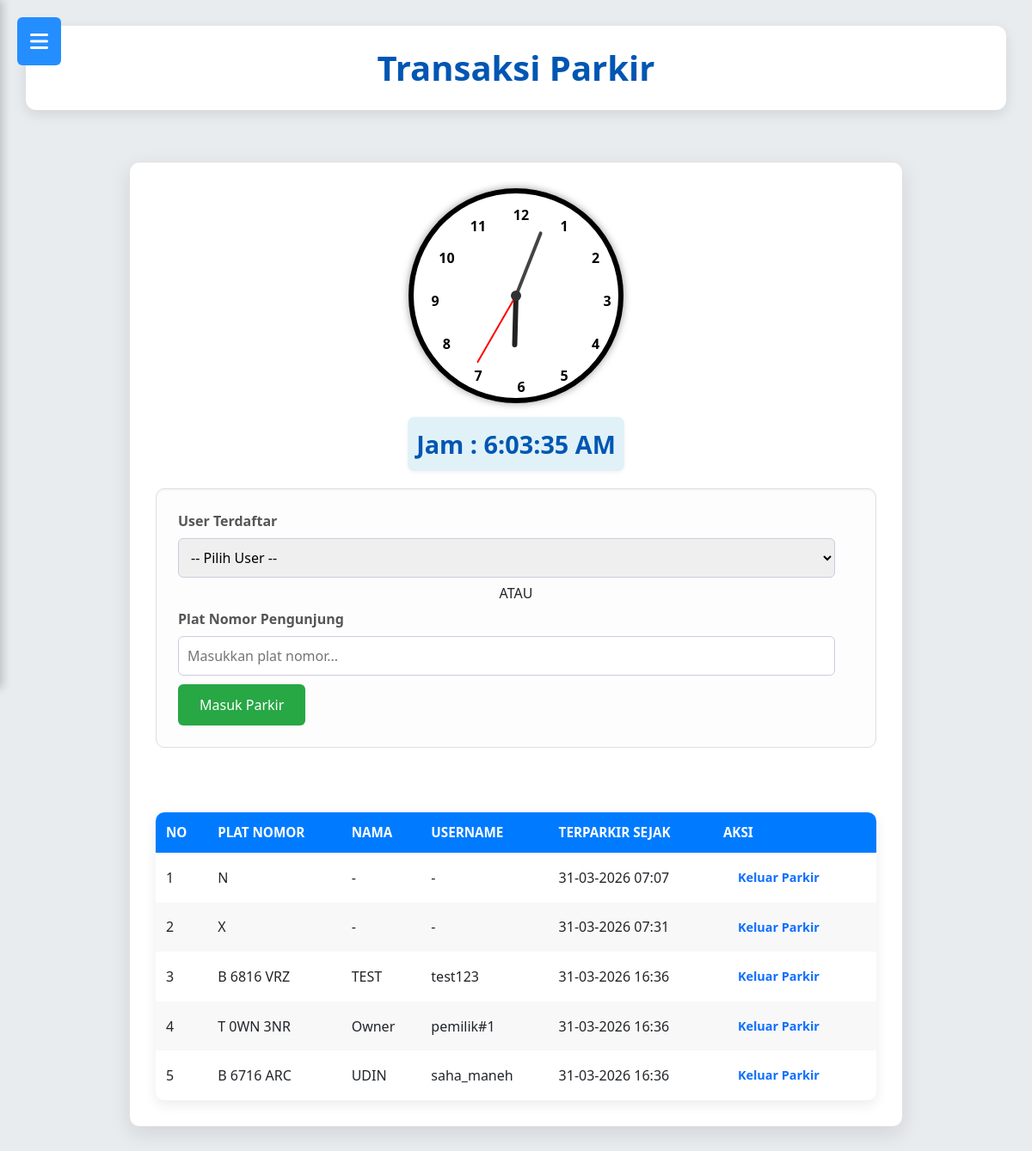
The app's page /transaksi_parkir.php (signed in) with its own data.
### tables this page shows
CREATE TABLE `tb_transaksi` (
  `id_parkir` int(11) NOT NULL,
  `id_kendaraan` int(11) DEFAULT NULL,
  `plat_nomor` varchar(20) DEFAULT NULL,
  `plat_nomor_tamu` varchar(15) DEFAULT NULL,
  `waktu_masuk` datetime NOT NULL,
  `waktu_keluar` datetime DEFAULT NULL,
  `id_tarif` int(11) DEFAULT NULL,
  `durasi_jam` int(5) NOT NULL,
  `biaya_total` decimal(10,0) NOT NULL,
  `status` enum('masuk','keluar') NOT NULL,
  `id_user` int(11) DEFAULT NULL,
  `id_area` int(11) DEFAULT NULL,
  `jenis_transaksi` enum('user','tamu') NOT NULL DEFAULT 'user'
);

CREATE TABLE `tb_user` (
  `id_user` int(11) NOT NULL,
  `nama_lengkap` varchar(50) NOT NULL,
  `username` varchar(50) NOT NULL,
  `password` varchar(100) NOT NULL,
  `role` enum('admin','petugas','owner') NOT NULL,
  `status_aktif` tinyint(1) NOT NULL
);

### transaksi_parkir.php (the view, shortened to what this page needs)
<?php
include 'koneksi_parkir.php';
$plat     = strtoupper(trim($_POST['plat_nomor'] ?? ''));
$data_parkir = $conn->query("
    SELECT
        t.id_parkir,
        t.waktu_masuk,
        COALESCE(k.plat_nomor, t.plat_nomor, t.plat_nomor_tamu) AS plat_nomor,
        u.nama_lengkap,
        u.username
    FROM tb_transaksi t
    LEFT JOIN tb_kendaraan k ON t.id_kendaraan = k.id_kendaraan
    LEFT JOIN tb_user u ON t.id_user = u.id_user
    WHERE t.status = 'masuk'
    ORDER BY t.waktu_masuk ASC
");
?>
<!DOCTYPE html>
<html lang="id">
<head>
    <link rel="stylesheet" href="desain_parkir.css">
    <link href="https://cdn.jsdelivr.net/npm/bootstrap@5.3.0/dist/css/bootstrap.min.css" rel="stylesheet">
    <link href="https://cdnjs.cloudflare.com/ajax/libs/font-awesome/6.4.2/css/all.min.css" rel="stylesheet">
    <link href="https://cdnjs.cloudflare.com/ajax/libs/font-awesome/6.4.0/css/all.min.css" rel="stylesheet">
    <link rel="stylesheet" href="https://cdnjs.cloudflare.com/ajax/libs/font-awesome/6.0.0-beta3/css/all.min.css">
    <link rel="stylesheet" href="https://cdnjs.cloudflare.com/ajax/libs/font-awesome/6.4.0/css/all.min.css">
    <link rel="stylesheet" href="https://cdn.datatables.net/1.13.4/css/jquery.dataTables.min.css">
</head>
<body>
<div class="wrapper">
    <?php include 'sidebar_parkiran.php'; ?>
    <main class="main-content">
    <header class="main-header">
        <h2>Transaksi Parkir</h2>
    </header>
    <div class="content-body">
     <div class="clock-container">
        <div class="analog-clock-wrapper">
            <div class="analog-clock" id="clock">
                <div class="hand hour" id="hourHand"></div>
                <div class="hand minute" id="minuteHand"></div>
                <div class="hand second" id="secondHand"></div>
                <div class="center-dot"></div>
     <div class="clock-number" data-number="1">1</div>
     <div class="clock-number" data-number="2">2</div>
     <div class="clock-number" data-number="3">3</div>
     <div class="clock-number" data-number="4">4</div>
     <div class="clock-number" data-number="5">5</div>
     <div class="clock-number" data-number="6">6</div>
     <div class="clock-number" data-number="7">7</div>
     <div class="clock-number" data-number="8">8</div>
     <div class="clock-number" data-number="9">9</div>
     <div class="clock-number" data-number="10">10</div>
     <div class="clock-number" data-number="11">11</div>
     <div class="clock-number" data-number="12">12</div>
    </div>
</div>
<div class="current-time-display">Jam : <span id="current-time"></span>
</div>
</div>
<form method="POST" class="form-transaksi" style="margin-bottom:20px;">
    <label>User Terdaftar</label>
    <select name="username">
        <option value="">-- Pilih User --</option>
    </select>
    <div style="text-align:center; margin:6px 0;">ATAU</div>
    <label>Plat Nomor Pengunjung</label>
    <input
        type="text"
        name="plat_nomor"
        placeholder="Masukkan plat nomor..."
        value="<?= htmlspecialchars($plat ?? '') ?>"
    >
    <button type="submit">Masuk Parkir</button>
</form>
<div class="empty-space"></div>
<table>
    <thead>
        <tr>
            <th>No</th>
            <th>Plat Nomor</th>
            <th>Nama</th>
            <th>Username</th>
            <th>Terparkir Sejak</th>
            <th>Aksi</th>
        </tr>
    </thead>
    <tbody>
    <?php $no = 1; ?>
    <?php if ($data_parkir && $data_parkir->num_rows > 0): ?>
        <?php while ($row = $data_parkir->fetch_assoc()): ?>
        <tr>
            <td><?= $no++ ?></td>
            <td><?= htmlspecialchars($row['plat_nomor'] ?? '-') ?></td>
            <td><?= htmlspecialchars($row['nama_lengkap'] ?? '-') ?></td>
            <td><?= htmlspecialchars($row['username'] ?? '-') ?></td>
            <td><?= date('d-m-Y H:i', strtotime($row['waktu_masuk'])) ?></td>
            <td>
                <a class="action-link"
                   href="?keluar=<?= $row['id_parkir'] ?>">
                   Keluar Parkir
                </a>
            </td>
        </tr>
        <?php endwhile; ?>
    <?php endif; ?>
    </tbody>
</table>
    </div>
    </main>
</div>
</body>
</html>

### desain_parkir.css (style rules this page uses)
body { font-family: 'Segoe UI', Tahoma, Geneva, Verdana, sans-serif; margin: 0; background-color: #e9ecef; color: #343a40; line-height: 1.6; display: flex; min-height: 100vh; }
.wrapper { display: flex; width: 100%; }
.empty-space { margin-bottom: 20px; margin-left: 10px; padding: 15px; }
:root { --sidebar-width: 250px; }
.main-content { flex-grow: 1; padding: 30px; background-color: #e9ecef; overflow-x: hidden; transition: margin-left 0.3s ease; margin-left: 0 !important; }
.main-header { background-color: #ffffff; padding: 25px 35px; border-radius: 12px; box-shadow: 0 5px 15px rgba(0,0,0,0.1); margin-bottom: 35px; text-align: center; }
.current-time-display { font-size:1.8em; font-weight:bold; color:#0056b3; text-align:center; margin-bottom:20px; padding:10px; background-color:#e0f2f7; border-radius:8px; box-shadow:0 2px 5px rgba(0,0,0,0.05) }
.clock-container { display: flex; flex-direction: column; align-items: center; gap: 1rem; }
.analog-clock-wrapper { width: 250px; height: 250px; position: relative; background-color: white; border-radius: 50%; border: 6px solid #000; box-shadow: 0 0 10px rgba(0, 0, 0, 0.4); }
.analog-clock { width: 100%; height: 100%; position: relative; }
.center-dot { width: 12px; height: 12px; background-color: #313131; border-radius: 50%; position: absolute; top: 50%; left: 50%; transform: translate(-50%, -50%); z-index: 10; }
.hand { position: absolute; bottom: 50%; left: 50%; transform-origin: bottom center; transform: translateX(-50%) rotate(0deg); background-color: #000; border-radius: 4px; z-index: 5; }
.hand.hour { width: 6px; height: 60px; background-color: #222; }
.hand.minute { width: 4px; height: 80px; background-color: #444; }
.hand.second { width: 2px; height: 90px; background-color: red; }
.clock-number { position: absolute; width: 30px; height: 30px; text-align: center; line-height: 30px; transform: translate(-50%, -50%); font-weight: bold; color: #000; font-size: 16px; }
.main-header h2 { margin: 0; color: #0056b3; font-size: 2.5em; font-weight: 700; }
:root { --masuk-color: #28a745; --keluar-color: #ff6600; --terparkir-color: #ffc107; }
.content-body { max-width: 900px; margin: 0 auto; margin-top: 60px; background-color: #ffffff; border: 1px solid #e0e0e0; padding: 30px; border-radius: 12px; box-shadow: 0 8px 25px rgba(0, 0, 0, 0.1); }
h2, h3 { color: #0056b3; text-align: center; margin-bottom: 20px; }
form { margin-bottom: 25px; padding: 25px; border: 1px solid #e0e0e0; border-radius: 10px; background-color: #fdfdfd; box-shadow: inset 0 1px 3px rgba(0, 0, 0, 0.05); }
label { display: block; margin-bottom: 8px; font-weight: 600; color: #555; }
input[type="text"], input[type="number"], input[type="password"], input[type="date"], textarea, select, input[type="time"] { width: calc(100% - 22px); padding: 10px; margin-bottom: 10px; border: 1px solid #ccd; border-radius: 6px; font-size: 1em; box-sizing: border-box; transition: border-color 0.3s ease, box-shadow 0.3s ease; }
button { background-color: #28a745; color: white; padding: 12px 25px ; border: none; border-radius: 6px !important; cursor: pointer; font-size: 1.1em; font-weight: 500; transition: background-color 0.3s ease, transform 0.2s ease, box-shadow 0.3s ease; margin-right: 10px; }
table { width: 100%; border-collapse: collapse; margin-top: 25px; box-shadow: 0 5px 15px rgba(0, 0, 0, 0.08); border-radius: 10px; overflow: hidden; background-color: #ffffff; }
th, td { border: 1px solid #e0e0e0; padding: 12px; text-align: left; }
th { background-color: #007bff; color: white; font-weight: bold; text-transform: uppercase; font-size: 0.95em; }
tr:nth-child(even) { background-color: #f8f8f8; }
.action-link { display: inline-block; padding: 6px 12px; margin: 0 5px; border-radius: 5px; text-decoration: none; font-size: 0.9em; font-weight: 600; transition: background-color 0.2s ease, transform 0.1s ease; }

### records on screen
tb_transaksi: plat_nomor "N", nama_lengkap "-", username "-", waktu_masuk "31-03-2026 07:07"
tb_transaksi: plat_nomor "X", nama_lengkap "-", username "-", waktu_masuk "31-03-2026 07:31"
tb_transaksi: plat_nomor "B 6816 VRZ", id_user.nama_lengkap "TEST", id_user.username "test123", waktu_masuk "31-03-2026 16:36"
tb_transaksi: plat_nomor "T 0WN 3NR", id_user.nama_lengkap "Owner", id_user.username "pemilik#1", waktu_masuk "31-03-2026 16:36"
tb_transaksi: plat_nomor "B 6716 ARC", id_user.nama_lengkap "UDIN", id_user.username "saha_maneh", waktu_masuk "31-03-2026 16:36"
